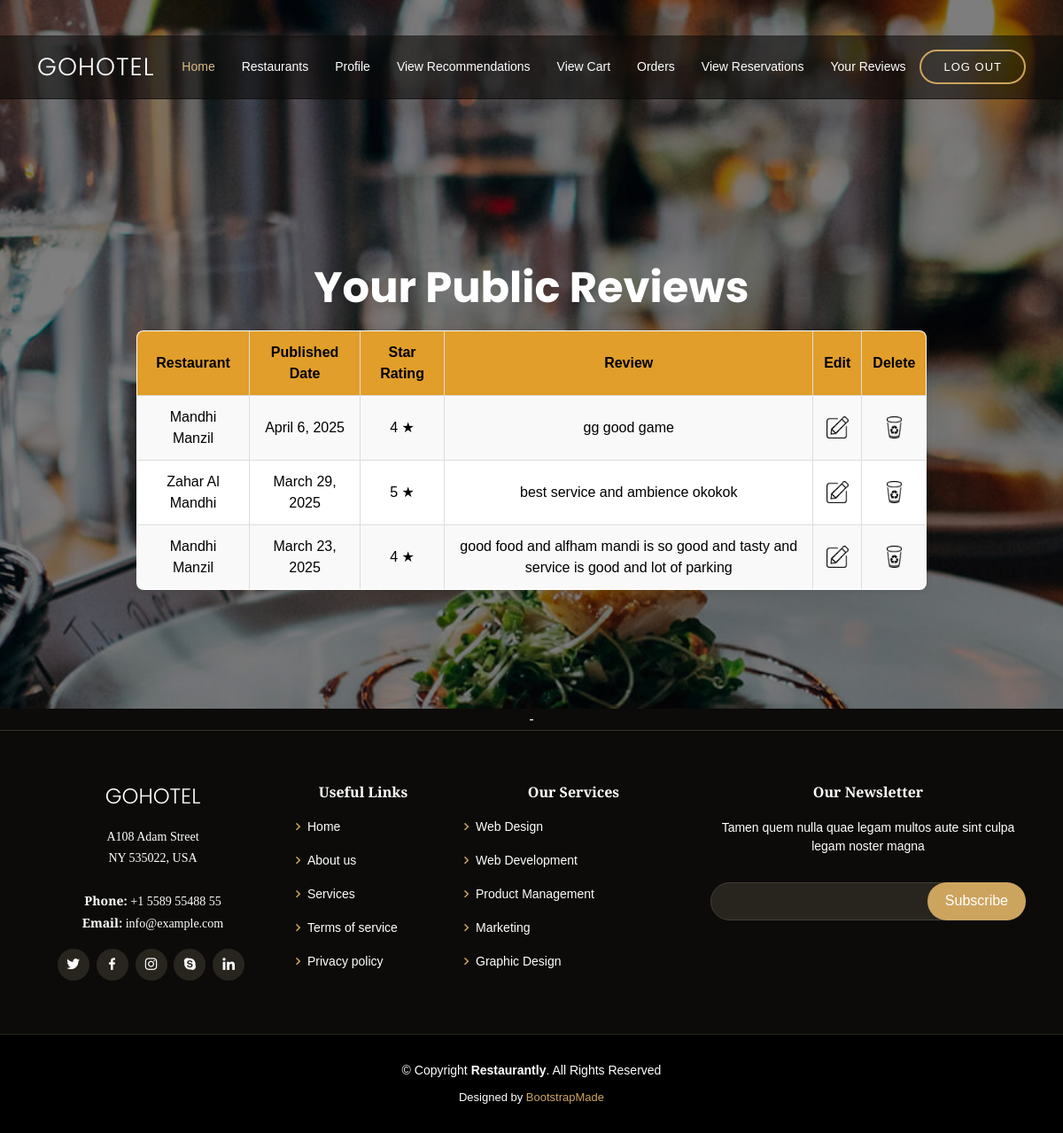
Before: /user_review_view (signed in) with the older database file.
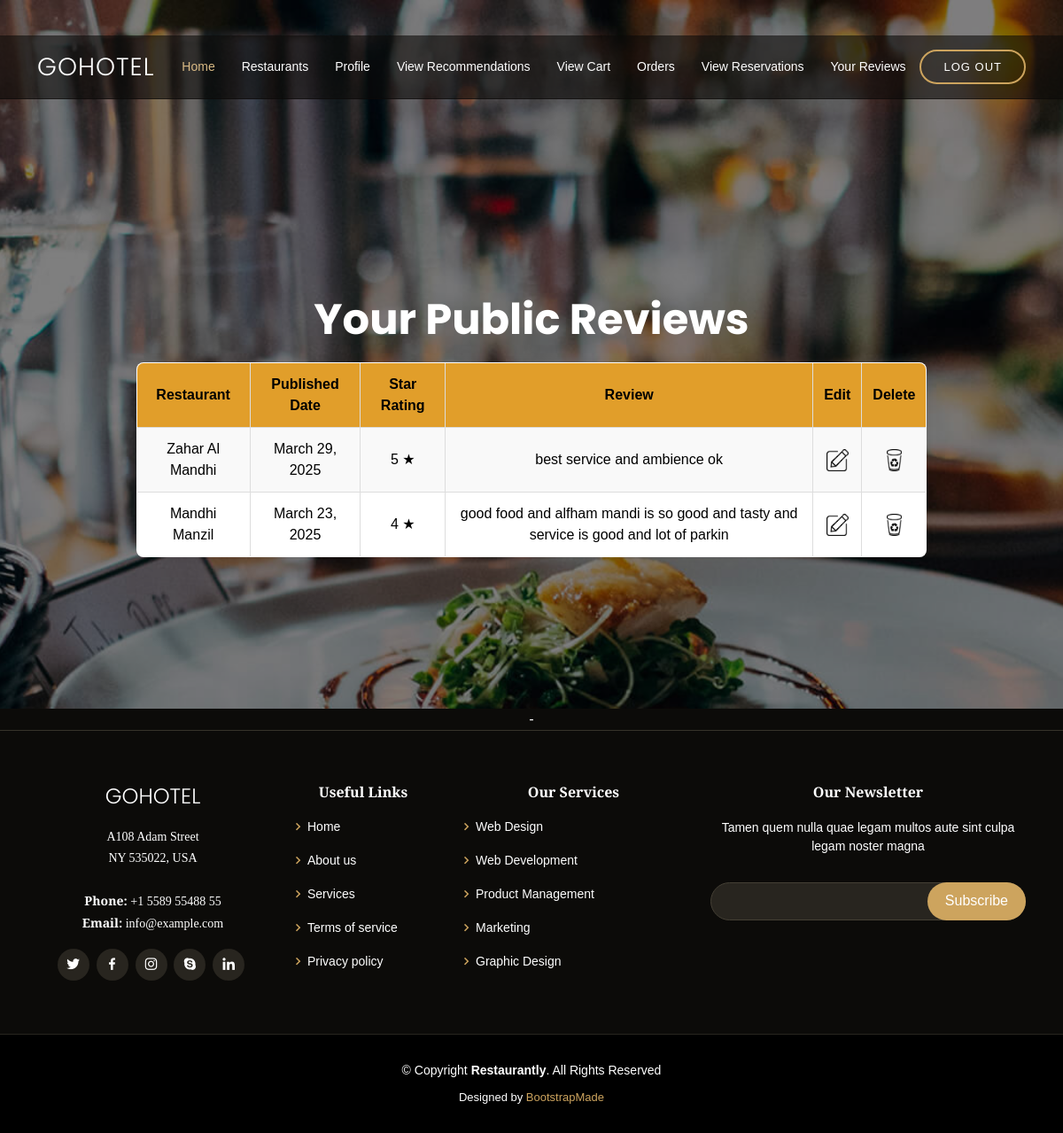
After: the same page with the newer database file.
### RestaurantApp/models.py (models this page shows, shortened)
class Reviews(models.Model):
    user_id=models.ForeignKey('Users',on_delete=models.CASCADE)
    restaurant_id=models.ForeignKey('Restaurants',on_delete=models.CASCADE)
    images=models.FileField(upload_to='image/',null=False)
    star=models.IntegerField(null=False,default=0)
    review=models.TextField()
    current_date=models.DateField(auto_now_add=True)

class Restaurants(models.Model):
    category = models.CharField(max_length=100)
    name = models.CharField(max_length=100)
    image = models.FileField(upload_to='image/')
    address = models.CharField(max_length=500)
    district = models.CharField(max_length=50)
    city = models.CharField(max_length=100)
    contact = models.CharField(max_length=100)
    about=models.TextField(null=True)
    approval_status = models.IntegerField(default=0)
    login_id = models.ForeignKey('Login', on_delete=models.CASCADE)
    have_certificate = models.IntegerField(default=0)  # No choices here
    fssai_nunmber = models.CharField(null=True, max_length=10)
    department_approved=models.IntegerField(null=False,default=0)#0-not approved and 1- approved

### RestaurantApp/views.py (the view)
# urls.py: path('user_review_view',views.user_review_view,name='user_review_view'),
def user_review_view(request):
    user_id=request.session.get('user_id')
    if not user_id:
        return redirect('index')
    user=get_object_or_404(Users,login_id=user_id)
    reviews=Reviews.objects.filter(user_id=user).order_by('-current_date')
    return render(request,'user_review_view.html',{'details':reviews})

### RestaurantApp/templates/user_review_view.html (shortened to what this page needs)
{% extends 'user_header.html' %}
{% block content %}
<head>
</head>
<body>
    <h1 style="color: white;text-align: center;">Your Public Reviews</h1>
    <table border="1">
        <tr>
            <th>Restaurant</th>
            <th>Published Date</th>
            <th>Star Rating</th>
            <th>Review</th>
            <th>Edit</th>
            <th>Delete</th>
        </tr>
        {% for a in details %}
        <tr>
            <td>{{ a.restaurant_id.name }}</td>
            <td>{{ a.current_date }}</td>
            <td>{{a.star}} &#9733;</td>
            <td>{{ a.review }}</td>
            <td class="edit-icon">
                <a href="{% url 'user_edit_review' a.id %}"><img src="static/edit_icon.png" height="25px"></a>
            </td>
            <td class="delete-icon">
                <a href="{% url 'user_delete_review' a.id %}"><img src="static/delete_icon.png" height="25px"></a>
            </td>
        </tr>
        {% endfor %}
    </table>
{% endblock %}

Changed rows visible on the page:
removed Reviews: restaurant_id.name "Mandhi Manzil", current_date "April 6, 2025", star "4", review "gg good game"
changed Reviews "Zahar Al Mandhi": review "best service and ambience okokok" → "best service and ambience ok"
changed Reviews "Mandhi Manzil": review "good food and alfham mandi is so good and tasty and service is good and lot of parking" → "good food and alfham mandi is so good and tasty and service is good and lot of parkin"
